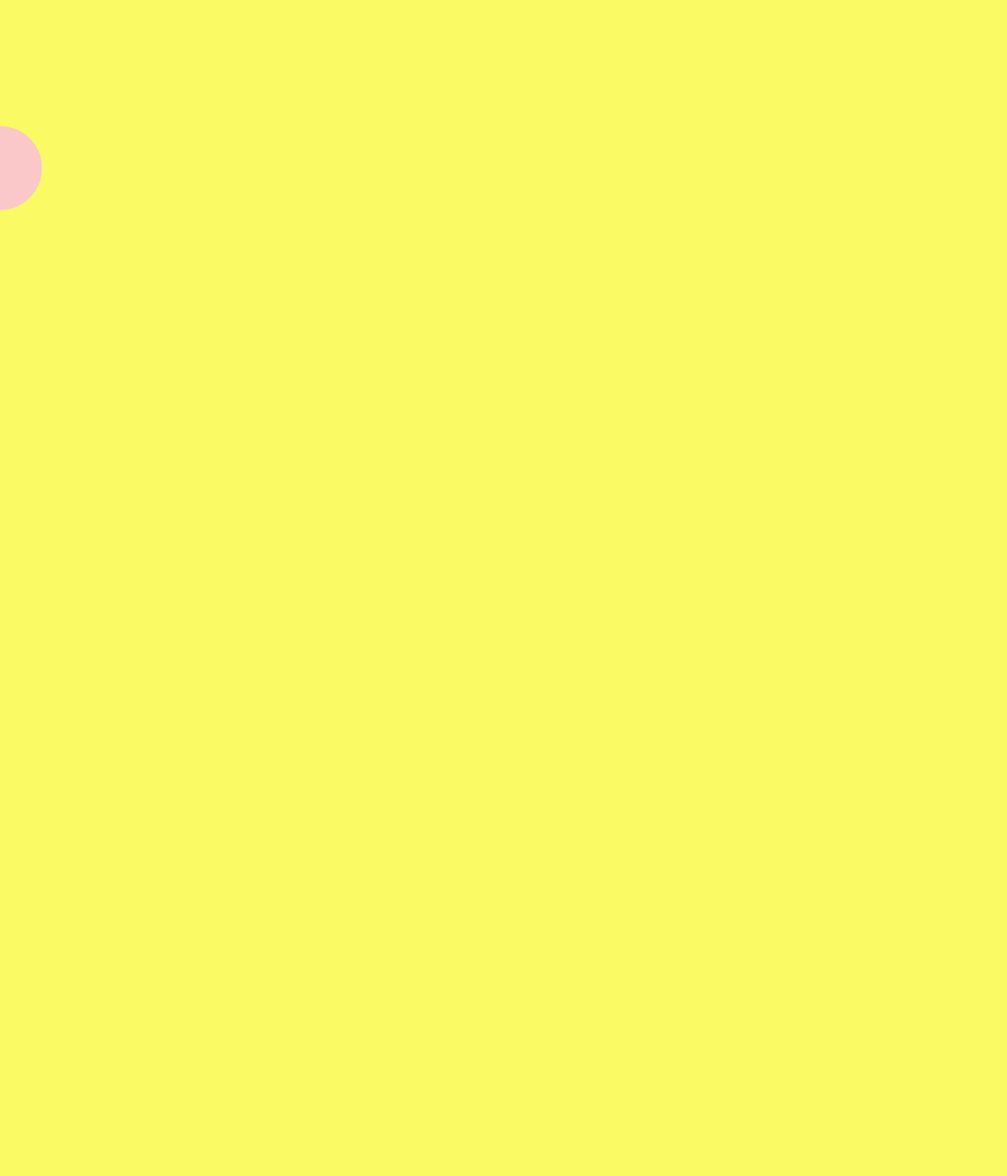
Frame 1 (no input)
Frame 60 (no input): blank canvas, image omitted
Frame 120 (the mouse pressed at the canvas centre since frame 60): blank canvas, image omitted

The p5.js sketch that drew this single still picture (run headless with seeded random() and noise() and a simulated clock; from frame 60 on, the mouse is pressed at the canvas centre):

// p5.js sketch
// ── sketch.js
var circleX = 0

function setup() {
  createCanvas(1200, 1400);
}

function draw() {
  background(250, 250, 100);

  noStroke();
  fill(250, 200, 200);
  ellipse(circleX, 200, 100, 100);

  circleX = circleX + 30;

}

// ── style.css
html, body {
  margin: auto;
  padding: 25px;
  align-content: center;
}
canvas {
  display: block;
}
